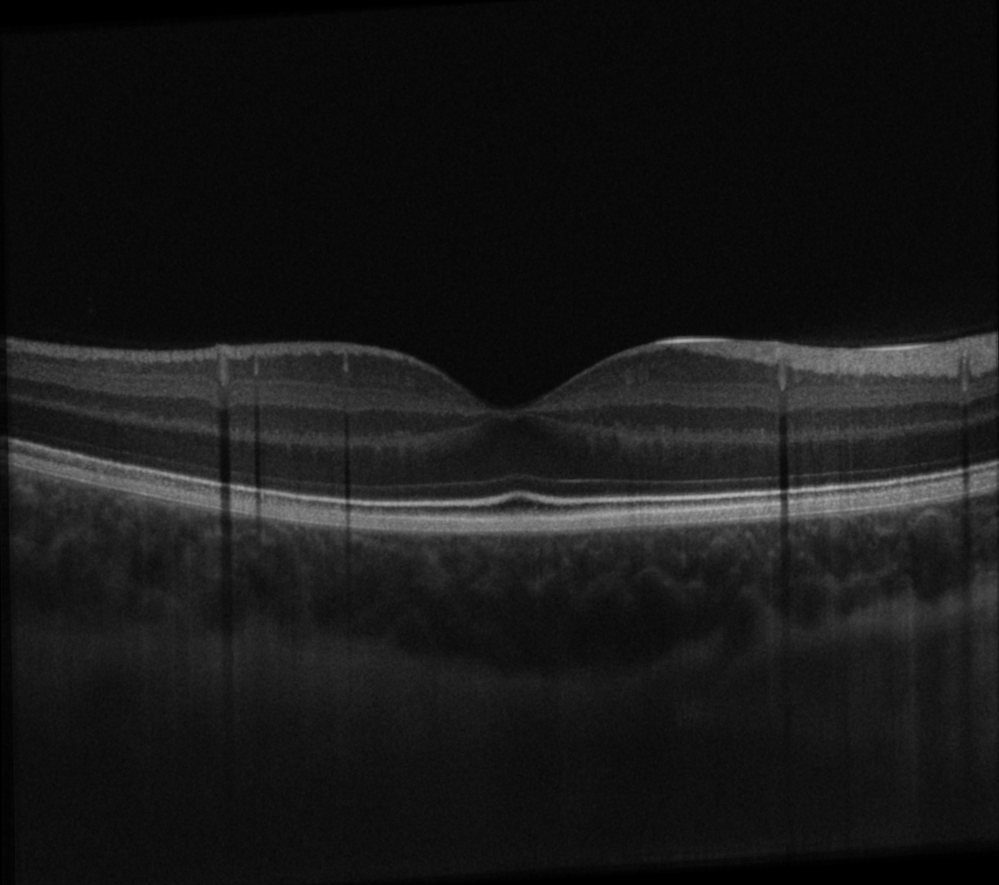
#> input picture images/denoised.png, 999 x 885 px
$ python DE_Camo_Worm_BW.py
#> lines starting #> are read from the running program, lines starting #| are printed output that depends on the picture; long printed decimals are rounded
import numpy as np
import matplotlib.pyplot as plt
import matplotlib.path as mpath
import matplotlib.patches as mpatches
import matplotlib.bezier as mbezier
from PIL import Image

Path = mpath.Path
rng = np.random.default_rng()

class Camo_Worm:
    """
    Class representing a camouflage worm.
    """
    def __init__(self, x, y, r, theta, deviation_r, deviation_gamma, width, colour):
        self.x = x
        self.y = y
        self.r = r
        self.theta = theta
        self.dr = deviation_r
        self.dgamma = deviation_gamma
        self.width = width
        self.colour = colour

        p0 = [self.x - self.r * np.cos(self.theta), self.y - self.r * np.sin(self.theta)]
        p2 = [self.x + self.r * np.cos(self.theta), self.y + self.r * np.sin(self.theta)]
        p1 = [self.x + self.dr * np.cos(self.theta + self.dgamma), self.y + self.dr * np.sin(self.theta + self.dgamma)]
        self.bezier = mbezier.BezierSegment(np.array([p0, p1, p2]))

    def control_points(self):
        """Get control points of the Bezier curve."""
        return self.bezier.control_points

    def path(self):
        """Get the path of the worm."""
        return mpath.Path(self.control_points(), [Path.MOVETO, Path.CURVE3, Path.CURVE3])

    def patch(self):
        """Get the patch of the worm."""
        return mpatches.PathPatch(self.path(), fc='None', ec='black', lw=self.width, capstyle='round')

    def intermediate_points(self, intervals=None):
        """
        Get intermediate points along the worm's path.

        Args:
            intervals (int): Number of intervals.

        Returns:
            numpy.ndarray: Array of intermediate points.
        """
        if intervals is None:
            intervals = max(3, int(np.ceil(self.r / 8)))
        return self.bezier.point_at_t(np.linspace(0, 1, intervals))

    def approx_length(self):
        """Approximate the length of the worm."""
        intermediates = self.intermediate_points()
        intermediates = np.array(intermediates)
        eds = np.linalg.norm(intermediates[1:] - intermediates[:-1], axis=1)
        return np.sum(eds)

    def colour_at_t(self, t, image):
        """Get color of the worm at t."""
        intermediates = np.int64(np.round(np.array(self.bezier.point_at_t(t)).reshape(-1, 2)))
        colours = [image[point[0], point[1]] for point in intermediates]
        return np.mean(colours) / 255  # Calculate grayscale value

    def get_params(self):
        """Get worm parameters."""
        return [self.x, self.y, self.r, self.theta, self.dr, self.dgamma, self.width, self.colour]

    @staticmethod
    def random_worm(imshape, init_params):
        """Generate a random worm."""
        (radius_std, deviation_std, width_theta) = init_params
        (ylim, xlim) = imshape
        midx = xlim * rng.random()
        midy = ylim * rng.random()
        r = radius_std * np.abs(rng.standard_normal())
        theta = rng.random() * np.pi
        dr = deviation_std * np.abs(rng.standard_normal())
        dgamma = rng.random() * np.pi
        colour = rng.integers(0, 256)  # Random grayscale value
        width = width_theta * rng.standard_gamma(3)
        return Camo_Worm(midx, midy, r, theta, dr, dgamma, width, colour)

    @staticmethod
    def random_clew(size, imshape, init_params):
        """Generate a random clew of worms."""
        clew = []
        for i in range(size):
            clew.append(Camo_Worm.random_worm(imshape, init_params))
        return clew

class DE:
    """
    Differential Evolution algorithm.
    """
    def __init__(self, objective_function, bounds, NP=10, max_iter=1000, F=0.5, CR=0.9):
        self.objective_function = objective_function
        self.bounds = bounds
        self.NP = NP
        self.max_iter = max_iter
        self.F = F
        self.CR = CR
        self.population = [self.random_worm(bounds) for _ in range(NP)]
        self.generation = 0
        self.all_worms = []  # To store all worms generated

    def random_worm(self, bounds):
        """Generate a random worm within bounds."""
        worm_params = np.random.uniform(bounds[:, 0], bounds[:, 1])
        return Camo_Worm(*worm_params)

    def iterate(self):
        """Perform a single iteration of DE."""
        for i in range(self.NP):
            # Select three random indices
            r1, r2, r3 = np.random.choice(self.NP, 3, replace=False)
            target = self.population[i]

            # Mutation
            mutant_params = np.array(target.get_params()) + self.F * (
                np.array(self.population[r1].get_params()) - np.array(self.population[r2].get_params())
            )

            # Crossover
            cross_points = np.random.rand(len(mutant_params)) < self.CR
            trial_params = np.where(cross_points, mutant_params, target.get_params())

            # Clip to bounds
            trial_params = np.clip(trial_params, self.bounds[:, 0], self.bounds[:, 1])

            # Create a new Camo_Worm instance
            trial = Camo_Worm(*trial_params)

            # Selection
            if self.objective_function(trial) < self.objective_function(target):
                self.population[i] = trial

            self.all_worms.append(trial)  # Add trial worm to all_worms

        self.generation += 1

    def get_best(self):
        """Get the best worm in the population."""
        return min(self.population, key=self.objective_function)

def simplified_cost(worm, image):
    """
    Simplified cost function.
    """
    # Get the intermediate points along the worm's path
    intermediate_points = worm.intermediate_points()

    # Calculate the difference between the worm's length and the desired length (e.g., 100 pixels)
    length_diff = np.abs(worm.approx_length() - 100)

    # Calculate the deviation from a straight line
    deviation = np.linalg.norm(intermediate_points[-1] - intermediate_points[0])

    # Combine the length difference and deviation into a single cost value
    cost = length_diff + 0.1 * deviation  # Adjust the weight as needed

    return cost

# Load the image
image_dir = 'images'
image_name = 'denoised.png'
image = np.array(Image.open(f"{image_dir}/{image_name}"))
#> image is the input picture: shape (885, 999); min 0, max 182, mean 24

# Define the bounds for the worm parameters
bounds = np.array([
    [0, image.shape[1]],  # x
    [0, image.shape[0]],  # y
    [10, 100],            # r
    [0, 2 * np.pi],       # theta
    [10, 50],             # dr
    [0, 2 * np.pi],       # dgamma
    [1, 10],              # width
    [0, 255]              # colour
])

# Create an instance of the DE algorithm
de = DE(
    objective_function=lambda worm: simplified_cost(worm, image),
    bounds=bounds,
    NP=50,                # Adjust population size
    max_iter=100,         # Increase number of iterations
    F=0.5,
    CR=0.9
)

# Run the DE algorithm
while de.generation < de.max_iter:
    de.iterate()
    print(f"Generation {de.generation}: Best cost = {simplified_cost(de.get_best(), image)}")
#> this loop made 100 passes
#| Generation 1: Best cost = 11.133
#| Generation 2: Best cost = 10.149
#| Generation 3: Best cost = 10.149
#| Generation 4: Best cost = 9.853
#| Generation 5: Best cost = 8.807
#| Generation 6: Best cost = 8.807
#| Generation 7: Best cost = 8.807
#| Generation 8: Best cost = 8.807
#> (further printed lines are left out)

# Get the best camouflage worm
best_worm = de.get_best()

# Visualize the best worm from the final population
fig, ax = plt.subplots()
ax.imshow(image, cmap='gray')  # Display grayscale image
for worm in de.population:  # Plot only worms from the final population
    ax.add_patch(worm.patch())
#> this loop made 50 passes
plt.axis('off')
plt.show()
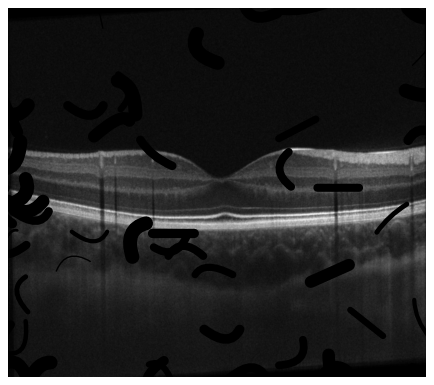
#> figure drawn by matplotlib, 1 panel

$ run again, with images/original.png copied over images/denoised.png
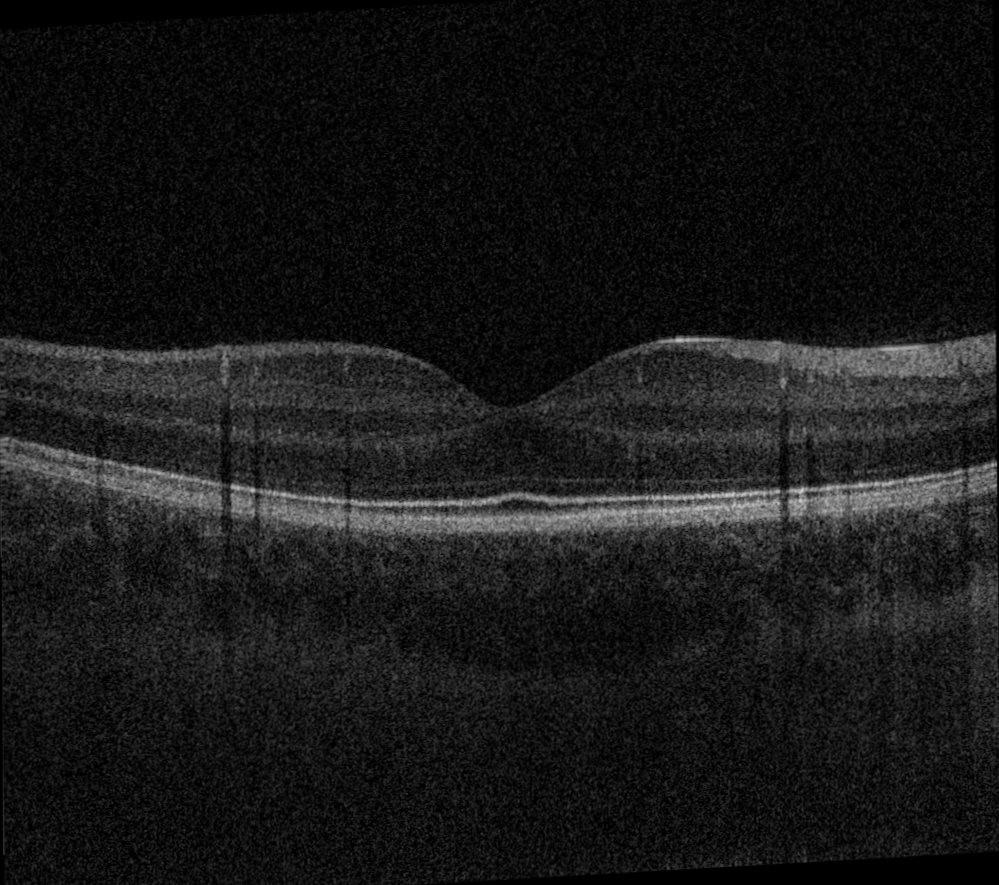
#> input picture images/original.png, 999 x 885 px
#> image is the input picture: shape (885, 999); min 0, max 210, mean 24
#> the loop `while de.generation < de.max_iter:` made 100 passes
#> (printed output is left out)
#> the loop `for worm in de.population:` made 50 passes
#> `plt.show()`:
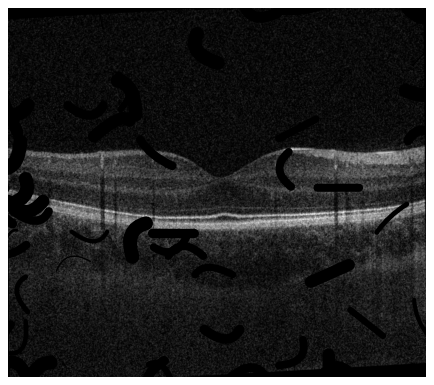
#> figure drawn by matplotlib, 1 panel
